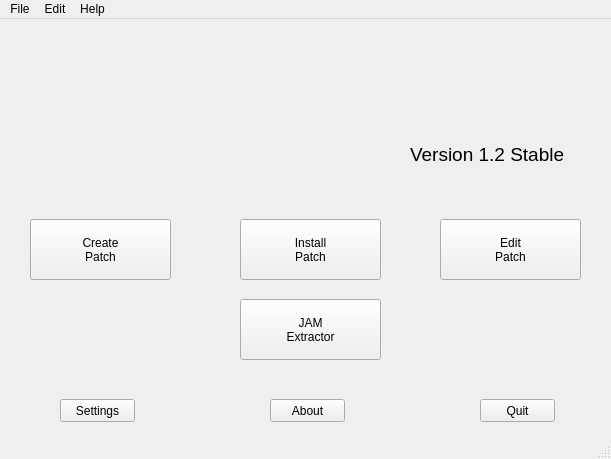
<?xml version="1.0" encoding="UTF-8"?>
<ui version="4.0">
 <class>MainWindow</class>
 <widget class="QMainWindow" name="MainWindow">
  <property name="geometry">
   <rect>
    <x>0</x>
    <y>0</y>
    <width>611</width>
    <height>459</height>
   </rect>
  </property>
  <property name="minimumSize">
   <size>
    <width>611</width>
    <height>459</height>
   </size>
  </property>
  <property name="maximumSize">
   <size>
    <width>611</width>
    <height>459</height>
   </size>
  </property>
  <property name="windowTitle">
   <string>MainWindow</string>
  </property>
  <widget class="QWidget" name="centralwidget">
   <widget class="QLabel" name="patchitlogo">
    <property name="geometry">
     <rect>
      <x>20</x>
      <y>20</y>
      <width>571</width>
      <height>141</height>
     </rect>
    </property>
    <property name="text">
     <string/>
    </property>
    <property name="pixmap">
     <pixmap resource="main.qrc">:/logo/Resources/PatchItLogo.png</pixmap>
    </property>
   </widget>
   <widget class="QLabel" name="version">
    <property name="geometry">
     <rect>
      <x>410</x>
      <y>110</y>
      <width>181</width>
      <height>51</height>
     </rect>
    </property>
    <property name="styleSheet">
     <string notr="true">font: 12pt &quot;Consolas&quot;;</string>
    </property>
    <property name="text">
     <string>&lt;html&gt;&lt;head/&gt;&lt;body&gt;&lt;p&gt;&lt;span style=&quot; font-size:14pt;&quot;&gt;Version 1.2 Stable&lt;/span&gt;&lt;/p&gt;&lt;/body&gt;&lt;/html&gt;</string>
    </property>
   </widget>
   <widget class="QPushButton" name="createbutton">
    <property name="geometry">
     <rect>
      <x>30</x>
      <y>200</y>
      <width>141</width>
      <height>61</height>
     </rect>
    </property>
    <property name="toolTip">
     <string>&lt;html&gt;&lt;head/&gt;&lt;body&gt;&lt;p&gt;&lt;span style=&quot; font-size:9pt;&quot;&gt;Create a &lt;/span&gt;&lt;span style=&quot; font-size:9pt; font-style:italic;&quot;&gt;PatchIt!&lt;/span&gt;&lt;span style=&quot; font-size:9pt;&quot;&gt; patch&lt;/span&gt;&lt;/p&gt;&lt;/body&gt;&lt;/html&gt;</string>
    </property>
    <property name="styleSheet">
     <string notr="true">font: 16pt &quot;Consolas&quot;;</string>
    </property>
    <property name="text">
     <string>Create
Patch</string>
    </property>
   </widget>
   <widget class="QPushButton" name="installbutton">
    <property name="geometry">
     <rect>
      <x>240</x>
      <y>200</y>
      <width>141</width>
      <height>61</height>
     </rect>
    </property>
    <property name="toolTip">
     <string>&lt;html&gt;&lt;head/&gt;&lt;body&gt;&lt;p&gt;&lt;span style=&quot; font-size:9pt;&quot;&gt;Install a &lt;/span&gt;&lt;span style=&quot; font-size:9pt; font-style:italic;&quot;&gt;PatchIt!&lt;/span&gt;&lt;span style=&quot; font-size:9pt;&quot;&gt; patch&lt;/span&gt;&lt;/p&gt;&lt;/body&gt;&lt;/html&gt;</string>
    </property>
    <property name="styleSheet">
     <string notr="true">font: 16pt &quot;Consolas&quot;;</string>
    </property>
    <property name="text">
     <string>Install
Patch</string>
    </property>
   </widget>
   <widget class="QPushButton" name="editbutton">
    <property name="geometry">
     <rect>
      <x>440</x>
      <y>200</y>
      <width>141</width>
      <height>61</height>
     </rect>
    </property>
    <property name="toolTip">
     <string>&lt;html&gt;&lt;head/&gt;&lt;body&gt;&lt;p&gt;&lt;span style=&quot; font-size:9pt;&quot;&gt;Edit a &lt;/span&gt;&lt;span style=&quot; font-size:9pt; font-style:italic;&quot;&gt;PatchIt!&lt;/span&gt;&lt;span style=&quot; font-size:9pt;&quot;&gt; patch&lt;/span&gt;&lt;/p&gt;&lt;/body&gt;&lt;/html&gt;</string>
    </property>
    <property name="styleSheet">
     <string notr="true">font: 16pt &quot;Consolas&quot;;</string>
    </property>
    <property name="text">
     <string>Edit
Patch</string>
    </property>
   </widget>
   <widget class="QPushButton" name="jambutton">
    <property name="geometry">
     <rect>
      <x>240</x>
      <y>280</y>
      <width>141</width>
      <height>61</height>
     </rect>
    </property>
    <property name="toolTip">
     <string>&lt;html&gt;&lt;head/&gt;&lt;body&gt;&lt;p&gt;&lt;span style=&quot; font-size:9pt;&quot;&gt;Load the JAM Extractor for LEGO&lt;/span&gt;&lt;span style=&quot; font-size:8pt;&quot;&gt;® &lt;/span&gt;&lt;span style=&quot; font-size:9pt;&quot;&gt;Racers&lt;/span&gt;&lt;/p&gt;&lt;/body&gt;&lt;/html&gt;</string>
    </property>
    <property name="styleSheet">
     <string notr="true">font: 16pt &quot;Consolas&quot;;</string>
    </property>
    <property name="text">
     <string>JAM
Extractor</string>
    </property>
   </widget>
   <widget class="QPushButton" name="settingsbutton">
    <property name="geometry">
     <rect>
      <x>60</x>
      <y>380</y>
      <width>75</width>
      <height>23</height>
     </rect>
    </property>
    <property name="toolTip">
     <string>&lt;html&gt;&lt;head/&gt;&lt;body&gt;&lt;p&gt;&lt;span style=&quot; font-size:9pt;&quot;&gt;Edit &lt;/span&gt;&lt;span style=&quot; font-size:9pt; font-style:italic;&quot;&gt;PatchIt! &lt;/span&gt;&lt;span style=&quot; font-size:9pt;&quot;&gt;settings&lt;/span&gt;&lt;/p&gt;&lt;/body&gt;&lt;/html&gt;</string>
    </property>
    <property name="text">
     <string>Settings</string>
    </property>
   </widget>
   <widget class="QPushButton" name="aboutbutton">
    <property name="geometry">
     <rect>
      <x>270</x>
      <y>380</y>
      <width>75</width>
      <height>23</height>
     </rect>
    </property>
    <property name="toolTip">
     <string>&lt;html&gt;&lt;head/&gt;&lt;body&gt;&lt;p&gt;&lt;span style=&quot; font-size:9pt;&quot;&gt;About &lt;/span&gt;&lt;span style=&quot; font-size:9pt; font-style:italic;&quot;&gt;PatchIt!&lt;/span&gt;&lt;/p&gt;&lt;/body&gt;&lt;/html&gt;</string>
    </property>
    <property name="text">
     <string>About</string>
    </property>
   </widget>
   <widget class="QPushButton" name="quitbutton">
    <property name="geometry">
     <rect>
      <x>480</x>
      <y>380</y>
      <width>75</width>
      <height>23</height>
     </rect>
    </property>
    <property name="toolTip">
     <string>&lt;html&gt;&lt;head/&gt;&lt;body&gt;&lt;p&gt;&lt;span style=&quot; font-size:9pt;&quot;&gt;Close &lt;/span&gt;&lt;span style=&quot; font-size:9pt; font-style:italic;&quot;&gt;PatchIt!&lt;/span&gt;&lt;/p&gt;&lt;/body&gt;&lt;/html&gt;</string>
    </property>
    <property name="text">
     <string>Quit</string>
    </property>
   </widget>
  </widget>
  <widget class="QMenuBar" name="menubar">
   <property name="geometry">
    <rect>
     <x>0</x>
     <y>0</y>
     <width>611</width>
     <height>21</height>
    </rect>
   </property>
   <widget class="QMenu" name="menuFile">
    <property name="title">
     <string>File</string>
    </property>
    <addaction name="createmenu"/>
    <addaction name="editmenu"/>
    <addaction name="installmenu"/>
    <addaction name="separator"/>
    <addaction name="jammenu"/>
    <addaction name="separator"/>
    <addaction name="quitmenu"/>
   </widget>
   <widget class="QMenu" name="menuEdit">
    <property name="title">
     <string>Edit</string>
    </property>
    <addaction name="settingsmenu"/>
   </widget>
   <widget class="QMenu" name="menuHelp">
    <property name="title">
     <string>Help</string>
    </property>
    <addaction name="helpmenu"/>
    <addaction name="separator"/>
    <addaction name="aboutmenu"/>
   </widget>
   <addaction name="menuFile"/>
   <addaction name="menuEdit"/>
   <addaction name="menuHelp"/>
  </widget>
  <widget class="QStatusBar" name="statusBar"/>
  <action name="createmenu">
   <property name="text">
    <string>Create Patch</string>
   </property>
  </action>
  <action name="editmenu">
   <property name="text">
    <string>Edit Patch</string>
   </property>
  </action>
  <action name="installmenu">
   <property name="text">
    <string>Install Patch</string>
   </property>
  </action>
  <action name="jammenu">
   <property name="text">
    <string>JAM Extractor</string>
   </property>
  </action>
  <action name="quitmenu">
   <property name="text">
    <string>Quit</string>
   </property>
  </action>
  <action name="settingsmenu">
   <property name="text">
    <string>Settings</string>
   </property>
  </action>
  <action name="helpmenu">
   <property name="text">
    <string>PatchIt! Help</string>
   </property>
  </action>
  <action name="aboutmenu">
   <property name="text">
    <string>About</string>
   </property>
  </action>
 </widget>
 <resources>
  <include location="main.qrc"/>
 </resources>
 <connections/>
</ui>
